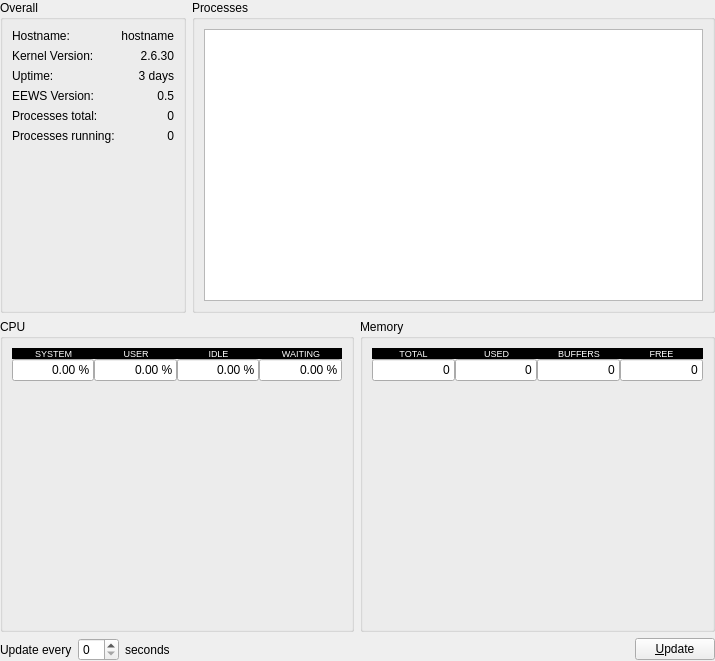
<?xml version="1.0" encoding="UTF-8"?>
<ui version="4.0">
 <class>serverTab</class>
 <widget class="QWidget" name="serverTab">
  <property name="geometry">
   <rect>
    <x>0</x>
    <y>0</y>
    <width>715</width>
    <height>661</height>
   </rect>
  </property>
  <property name="windowTitle">
   <string>Form</string>
  </property>
  <layout class="QVBoxLayout" name="verticalLayout_7">
   <property name="spacing">
    <number>-1</number>
   </property>
   <property name="margin">
    <number>0</number>
   </property>
   <item>
    <layout class="QHBoxLayout" name="horizontalLayout_11">
     <property name="spacing">
      <number>-1</number>
     </property>
     <item>
      <widget class="QGroupBox" name="groupBox_3">
       <property name="sizePolicy">
        <sizepolicy hsizetype="Maximum" vsizetype="Preferred">
         <horstretch>0</horstretch>
         <verstretch>0</verstretch>
        </sizepolicy>
       </property>
       <property name="title">
        <string>Overall</string>
       </property>
       <layout class="QGridLayout" name="gridLayout_2">
        <item row="0" column="0">
         <layout class="QHBoxLayout" name="horizontalLayout_10">
          <item>
           <layout class="QVBoxLayout" name="verticalLayout_6">
            <item>
             <widget class="QLabel" name="label_11">
              <property name="sizePolicy">
               <sizepolicy hsizetype="Preferred" vsizetype="Preferred">
                <horstretch>0</horstretch>
                <verstretch>0</verstretch>
               </sizepolicy>
              </property>
              <property name="text">
               <string>Hostname:</string>
              </property>
             </widget>
            </item>
            <item>
             <widget class="QLabel" name="label_14">
              <property name="sizePolicy">
               <sizepolicy hsizetype="Preferred" vsizetype="Preferred">
                <horstretch>0</horstretch>
                <verstretch>0</verstretch>
               </sizepolicy>
              </property>
              <property name="text">
               <string>Kernel Version:</string>
              </property>
             </widget>
            </item>
            <item>
             <widget class="QLabel" name="label_12">
              <property name="sizePolicy">
               <sizepolicy hsizetype="Preferred" vsizetype="Preferred">
                <horstretch>0</horstretch>
                <verstretch>0</verstretch>
               </sizepolicy>
              </property>
              <property name="text">
               <string>Uptime:</string>
              </property>
             </widget>
            </item>
            <item>
             <widget class="QLabel" name="label_13">
              <property name="sizePolicy">
               <sizepolicy hsizetype="Preferred" vsizetype="Preferred">
                <horstretch>0</horstretch>
                <verstretch>0</verstretch>
               </sizepolicy>
              </property>
              <property name="text">
               <string>EEWS Version:</string>
              </property>
             </widget>
            </item>
            <item>
             <widget class="QLabel" name="label_16">
              <property name="sizePolicy">
               <sizepolicy hsizetype="Preferred" vsizetype="Preferred">
                <horstretch>0</horstretch>
                <verstretch>0</verstretch>
               </sizepolicy>
              </property>
              <property name="text">
               <string>Processes total:</string>
              </property>
             </widget>
            </item>
            <item>
             <widget class="QLabel" name="label_17">
              <property name="text">
               <string>Processes running:</string>
              </property>
             </widget>
            </item>
           </layout>
          </item>
          <item>
           <layout class="QVBoxLayout" name="verticalLayout_5">
            <item>
             <widget class="QLabel" name="hostnameLabel">
              <property name="sizePolicy">
               <sizepolicy hsizetype="Preferred" vsizetype="Preferred">
                <horstretch>0</horstretch>
                <verstretch>0</verstretch>
               </sizepolicy>
              </property>
              <property name="text">
               <string>hostname</string>
              </property>
              <property name="alignment">
               <set>Qt::AlignRight|Qt::AlignTrailing|Qt::AlignVCenter</set>
              </property>
             </widget>
            </item>
            <item>
             <widget class="QLabel" name="kernelLabel">
              <property name="sizePolicy">
               <sizepolicy hsizetype="Preferred" vsizetype="Preferred">
                <horstretch>0</horstretch>
                <verstretch>0</verstretch>
               </sizepolicy>
              </property>
              <property name="text">
               <string>2.6.30</string>
              </property>
              <property name="alignment">
               <set>Qt::AlignRight|Qt::AlignTrailing|Qt::AlignVCenter</set>
              </property>
             </widget>
            </item>
            <item>
             <widget class="QLabel" name="uptimeLabel">
              <property name="sizePolicy">
               <sizepolicy hsizetype="Preferred" vsizetype="Preferred">
                <horstretch>0</horstretch>
                <verstretch>0</verstretch>
               </sizepolicy>
              </property>
              <property name="text">
               <string>3 days</string>
              </property>
              <property name="alignment">
               <set>Qt::AlignRight|Qt::AlignTrailing|Qt::AlignVCenter</set>
              </property>
             </widget>
            </item>
            <item>
             <widget class="QLabel" name="eewsLabel">
              <property name="sizePolicy">
               <sizepolicy hsizetype="Preferred" vsizetype="Preferred">
                <horstretch>0</horstretch>
                <verstretch>0</verstretch>
               </sizepolicy>
              </property>
              <property name="text">
               <string>0.5</string>
              </property>
              <property name="alignment">
               <set>Qt::AlignRight|Qt::AlignTrailing|Qt::AlignVCenter</set>
              </property>
             </widget>
            </item>
            <item>
             <widget class="QLabel" name="processesTotalLabel">
              <property name="sizePolicy">
               <sizepolicy hsizetype="Preferred" vsizetype="Preferred">
                <horstretch>0</horstretch>
                <verstretch>0</verstretch>
               </sizepolicy>
              </property>
              <property name="text">
               <string>0</string>
              </property>
              <property name="alignment">
               <set>Qt::AlignRight|Qt::AlignTrailing|Qt::AlignVCenter</set>
              </property>
             </widget>
            </item>
            <item>
             <widget class="QLabel" name="processesRunningLabel">
              <property name="text">
               <string>0</string>
              </property>
              <property name="alignment">
               <set>Qt::AlignRight|Qt::AlignTrailing|Qt::AlignVCenter</set>
              </property>
             </widget>
            </item>
           </layout>
          </item>
         </layout>
        </item>
        <item row="1" column="0">
         <spacer name="verticalSpacer">
          <property name="orientation">
           <enum>Qt::Vertical</enum>
          </property>
          <property name="sizeHint" stdset="0">
           <size>
            <width>20</width>
            <height>40</height>
           </size>
          </property>
         </spacer>
        </item>
       </layout>
      </widget>
     </item>
     <item>
      <widget class="QGroupBox" name="groupBox_4">
       <property name="sizePolicy">
        <sizepolicy hsizetype="MinimumExpanding" vsizetype="Preferred">
         <horstretch>0</horstretch>
         <verstretch>0</verstretch>
        </sizepolicy>
       </property>
       <property name="title">
        <string>Processes</string>
       </property>
       <layout class="QGridLayout" name="gridLayout">
        <item row="0" column="0">
         <widget class="QTableView" name="processView"/>
        </item>
       </layout>
      </widget>
     </item>
    </layout>
   </item>
   <item>
    <layout class="QHBoxLayout" name="horizontalLayout">
     <property name="spacing">
      <number>-1</number>
     </property>
     <item>
      <widget class="QGroupBox" name="groupBox">
       <property name="sizePolicy">
        <sizepolicy hsizetype="Preferred" vsizetype="Expanding">
         <horstretch>0</horstretch>
         <verstretch>0</verstretch>
        </sizepolicy>
       </property>
       <property name="title">
        <string>CPU</string>
       </property>
       <layout class="QVBoxLayout" name="verticalLayout_2">
        <item>
         <layout class="QHBoxLayout" name="horizontalLayout_6">
          <property name="spacing">
           <number>0</number>
          </property>
          <item>
           <spacer name="horizontalSpacer_3">
            <property name="orientation">
             <enum>Qt::Horizontal</enum>
            </property>
            <property name="sizeType">
             <enum>QSizePolicy::Expanding</enum>
            </property>
            <property name="sizeHint" stdset="0">
             <size>
              <width>40</width>
              <height>20</height>
             </size>
            </property>
           </spacer>
          </item>
          <item>
           <layout class="QVBoxLayout" name="verticalLayout">
            <property name="spacing">
             <number>0</number>
            </property>
            <item>
             <layout class="QHBoxLayout" name="horizontalLayout_5">
              <property name="spacing">
               <number>0</number>
              </property>
              <item>
               <widget class="QLabel" name="label_3">
                <property name="sizePolicy">
                 <sizepolicy hsizetype="Expanding" vsizetype="Preferred">
                  <horstretch>0</horstretch>
                  <verstretch>0</verstretch>
                 </sizepolicy>
                </property>
                <property name="font">
                 <font>
                  <pointsize>7</pointsize>
                 </font>
                </property>
                <property name="styleSheet">
                 <string>background-color: black; color: white ;</string>
                </property>
                <property name="text">
                 <string>SYSTEM</string>
                </property>
                <property name="alignment">
                 <set>Qt::AlignCenter</set>
                </property>
               </widget>
              </item>
              <item>
               <widget class="QLabel" name="label_4">
                <property name="sizePolicy">
                 <sizepolicy hsizetype="Expanding" vsizetype="Preferred">
                  <horstretch>0</horstretch>
                  <verstretch>0</verstretch>
                 </sizepolicy>
                </property>
                <property name="font">
                 <font>
                  <pointsize>7</pointsize>
                 </font>
                </property>
                <property name="styleSheet">
                 <string>background-color: black; color: white ;</string>
                </property>
                <property name="text">
                 <string>USER</string>
                </property>
                <property name="alignment">
                 <set>Qt::AlignCenter</set>
                </property>
               </widget>
              </item>
              <item>
               <widget class="QLabel" name="label_5">
                <property name="sizePolicy">
                 <sizepolicy hsizetype="Expanding" vsizetype="Preferred">
                  <horstretch>0</horstretch>
                  <verstretch>0</verstretch>
                 </sizepolicy>
                </property>
                <property name="font">
                 <font>
                  <pointsize>7</pointsize>
                 </font>
                </property>
                <property name="styleSheet">
                 <string>background-color: black; color: white ;</string>
                </property>
                <property name="text">
                 <string>IDLE</string>
                </property>
                <property name="alignment">
                 <set>Qt::AlignCenter</set>
                </property>
               </widget>
              </item>
              <item>
               <widget class="QLabel" name="label_6">
                <property name="sizePolicy">
                 <sizepolicy hsizetype="Expanding" vsizetype="Preferred">
                  <horstretch>0</horstretch>
                  <verstretch>0</verstretch>
                 </sizepolicy>
                </property>
                <property name="font">
                 <font>
                  <pointsize>7</pointsize>
                 </font>
                </property>
                <property name="styleSheet">
                 <string>background-color: black; color: white ;</string>
                </property>
                <property name="text">
                 <string>WAITING</string>
                </property>
                <property name="alignment">
                 <set>Qt::AlignCenter</set>
                </property>
               </widget>
              </item>
             </layout>
            </item>
            <item>
             <layout class="QHBoxLayout" name="horizontalLayout_3">
              <property name="spacing">
               <number>0</number>
              </property>
              <item>
               <widget class="QLineEdit" name="systemCPULabel">
                <property name="sizePolicy">
                 <sizepolicy hsizetype="Expanding" vsizetype="Fixed">
                  <horstretch>0</horstretch>
                  <verstretch>0</verstretch>
                 </sizepolicy>
                </property>
                <property name="text">
                 <string>0.00 %</string>
                </property>
                <property name="maxLength">
                 <number>32767</number>
                </property>
                <property name="frame">
                 <bool>true</bool>
                </property>
                <property name="alignment">
                 <set>Qt::AlignRight|Qt::AlignTrailing|Qt::AlignVCenter</set>
                </property>
                <property name="readOnly">
                 <bool>true</bool>
                </property>
               </widget>
              </item>
              <item>
               <widget class="QLineEdit" name="userCPULabel">
                <property name="sizePolicy">
                 <sizepolicy hsizetype="Expanding" vsizetype="Fixed">
                  <horstretch>0</horstretch>
                  <verstretch>0</verstretch>
                 </sizepolicy>
                </property>
                <property name="text">
                 <string>0.00 %</string>
                </property>
                <property name="maxLength">
                 <number>32767</number>
                </property>
                <property name="frame">
                 <bool>true</bool>
                </property>
                <property name="alignment">
                 <set>Qt::AlignRight|Qt::AlignTrailing|Qt::AlignVCenter</set>
                </property>
                <property name="readOnly">
                 <bool>true</bool>
                </property>
               </widget>
              </item>
              <item>
               <widget class="QLineEdit" name="idleCPULabel">
                <property name="sizePolicy">
                 <sizepolicy hsizetype="Expanding" vsizetype="Fixed">
                  <horstretch>0</horstretch>
                  <verstretch>0</verstretch>
                 </sizepolicy>
                </property>
                <property name="text">
                 <string>0.00 %</string>
                </property>
                <property name="maxLength">
                 <number>32767</number>
                </property>
                <property name="frame">
                 <bool>true</bool>
                </property>
                <property name="alignment">
                 <set>Qt::AlignRight|Qt::AlignTrailing|Qt::AlignVCenter</set>
                </property>
                <property name="readOnly">
                 <bool>true</bool>
                </property>
               </widget>
              </item>
              <item>
               <widget class="QLineEdit" name="waitingCPULabel">
                <property name="sizePolicy">
                 <sizepolicy hsizetype="Expanding" vsizetype="Fixed">
                  <horstretch>0</horstretch>
                  <verstretch>0</verstretch>
                 </sizepolicy>
                </property>
                <property name="text">
                 <string>0.00 %</string>
                </property>
                <property name="maxLength">
                 <number>32767</number>
                </property>
                <property name="frame">
                 <bool>true</bool>
                </property>
                <property name="alignment">
                 <set>Qt::AlignRight|Qt::AlignTrailing|Qt::AlignVCenter</set>
                </property>
                <property name="readOnly">
                 <bool>true</bool>
                </property>
               </widget>
              </item>
             </layout>
            </item>
           </layout>
          </item>
          <item>
           <spacer name="horizontalSpacer_2">
            <property name="orientation">
             <enum>Qt::Horizontal</enum>
            </property>
            <property name="sizeType">
             <enum>QSizePolicy::Expanding</enum>
            </property>
            <property name="sizeHint" stdset="0">
             <size>
              <width>40</width>
              <height>20</height>
             </size>
            </property>
           </spacer>
          </item>
         </layout>
        </item>
        <item>
         <widget class="QwtPlot" name="cpuPlot">
          <property name="sizePolicy">
           <sizepolicy hsizetype="Expanding" vsizetype="Expanding">
            <horstretch>0</horstretch>
            <verstretch>0</verstretch>
           </sizepolicy>
          </property>
         </widget>
        </item>
       </layout>
      </widget>
     </item>
     <item>
      <widget class="QGroupBox" name="groupBox_2">
       <property name="sizePolicy">
        <sizepolicy hsizetype="Preferred" vsizetype="Expanding">
         <horstretch>0</horstretch>
         <verstretch>0</verstretch>
        </sizepolicy>
       </property>
       <property name="title">
        <string>Memory</string>
       </property>
       <layout class="QVBoxLayout" name="verticalLayout_4">
        <item>
         <layout class="QHBoxLayout" name="horizontalLayout_8">
          <property name="spacing">
           <number>0</number>
          </property>
          <item>
           <spacer name="horizontalSpacer_4">
            <property name="orientation">
             <enum>Qt::Horizontal</enum>
            </property>
            <property name="sizeHint" stdset="0">
             <size>
              <width>40</width>
              <height>20</height>
             </size>
            </property>
           </spacer>
          </item>
          <item>
           <layout class="QVBoxLayout" name="verticalLayout_3">
            <property name="spacing">
             <number>0</number>
            </property>
            <item>
             <layout class="QHBoxLayout" name="horizontalLayout_7">
              <property name="spacing">
               <number>0</number>
              </property>
              <item>
               <widget class="QLabel" name="label_7">
                <property name="sizePolicy">
                 <sizepolicy hsizetype="Expanding" vsizetype="Preferred">
                  <horstretch>0</horstretch>
                  <verstretch>0</verstretch>
                 </sizepolicy>
                </property>
                <property name="font">
                 <font>
                  <pointsize>7</pointsize>
                 </font>
                </property>
                <property name="styleSheet">
                 <string>background-color: black; color: white ;</string>
                </property>
                <property name="text">
                 <string>TOTAL</string>
                </property>
                <property name="alignment">
                 <set>Qt::AlignCenter</set>
                </property>
               </widget>
              </item>
              <item>
               <widget class="QLabel" name="label_8">
                <property name="sizePolicy">
                 <sizepolicy hsizetype="Expanding" vsizetype="Preferred">
                  <horstretch>0</horstretch>
                  <verstretch>0</verstretch>
                 </sizepolicy>
                </property>
                <property name="font">
                 <font>
                  <pointsize>7</pointsize>
                 </font>
                </property>
                <property name="styleSheet">
                 <string>background-color: black; color: white ;</string>
                </property>
                <property name="text">
                 <string>USED</string>
                </property>
                <property name="alignment">
                 <set>Qt::AlignCenter</set>
                </property>
               </widget>
              </item>
              <item>
               <widget class="QLabel" name="label_10">
                <property name="sizePolicy">
                 <sizepolicy hsizetype="Expanding" vsizetype="Preferred">
                  <horstretch>0</horstretch>
                  <verstretch>0</verstretch>
                 </sizepolicy>
                </property>
                <property name="font">
                 <font>
                  <pointsize>7</pointsize>
                 </font>
                </property>
                <property name="styleSheet">
                 <string>background-color: black; color: white ;</string>
                </property>
                <property name="text">
                 <string>BUFFERS</string>
                </property>
                <property name="alignment">
                 <set>Qt::AlignCenter</set>
                </property>
               </widget>
              </item>
              <item>
               <widget class="QLabel" name="label_9">
                <property name="sizePolicy">
                 <sizepolicy hsizetype="Expanding" vsizetype="Preferred">
                  <horstretch>0</horstretch>
                  <verstretch>0</verstretch>
                 </sizepolicy>
                </property>
                <property name="font">
                 <font>
                  <pointsize>7</pointsize>
                 </font>
                </property>
                <property name="styleSheet">
                 <string>background-color: black; color: white ;</string>
                </property>
                <property name="text">
                 <string>FREE</string>
                </property>
                <property name="alignment">
                 <set>Qt::AlignCenter</set>
                </property>
               </widget>
              </item>
             </layout>
            </item>
            <item>
             <layout class="QHBoxLayout" name="horizontalLayout_4">
              <property name="spacing">
               <number>0</number>
              </property>
              <item>
               <widget class="QLineEdit" name="totalMemLabel">
                <property name="sizePolicy">
                 <sizepolicy hsizetype="Expanding" vsizetype="Fixed">
                  <horstretch>0</horstretch>
                  <verstretch>0</verstretch>
                 </sizepolicy>
                </property>
                <property name="inputMask">
                 <string notr="true"/>
                </property>
                <property name="text">
                 <string notr="true">0</string>
                </property>
                <property name="maxLength">
                 <number>32767</number>
                </property>
                <property name="frame">
                 <bool>true</bool>
                </property>
                <property name="alignment">
                 <set>Qt::AlignRight|Qt::AlignTrailing|Qt::AlignVCenter</set>
                </property>
                <property name="readOnly">
                 <bool>true</bool>
                </property>
               </widget>
              </item>
              <item>
               <widget class="QLineEdit" name="usedMemLabel">
                <property name="sizePolicy">
                 <sizepolicy hsizetype="Expanding" vsizetype="Fixed">
                  <horstretch>0</horstretch>
                  <verstretch>0</verstretch>
                 </sizepolicy>
                </property>
                <property name="inputMask">
                 <string notr="true"/>
                </property>
                <property name="text">
                 <string notr="true">0</string>
                </property>
                <property name="maxLength">
                 <number>32767</number>
                </property>
                <property name="frame">
                 <bool>true</bool>
                </property>
                <property name="alignment">
                 <set>Qt::AlignRight|Qt::AlignTrailing|Qt::AlignVCenter</set>
                </property>
                <property name="readOnly">
                 <bool>true</bool>
                </property>
               </widget>
              </item>
              <item>
               <widget class="QLineEdit" name="buffersMemLabel">
                <property name="sizePolicy">
                 <sizepolicy hsizetype="Expanding" vsizetype="Fixed">
                  <horstretch>0</horstretch>
                  <verstretch>0</verstretch>
                 </sizepolicy>
                </property>
                <property name="inputMask">
                 <string notr="true"/>
                </property>
                <property name="text">
                 <string notr="true">0</string>
                </property>
                <property name="maxLength">
                 <number>32767</number>
                </property>
                <property name="frame">
                 <bool>true</bool>
                </property>
                <property name="alignment">
                 <set>Qt::AlignRight|Qt::AlignTrailing|Qt::AlignVCenter</set>
                </property>
                <property name="readOnly">
                 <bool>true</bool>
                </property>
               </widget>
              </item>
              <item>
               <widget class="QLineEdit" name="freeMemLabel">
                <property name="sizePolicy">
                 <sizepolicy hsizetype="Expanding" vsizetype="Fixed">
                  <horstretch>0</horstretch>
                  <verstretch>0</verstretch>
                 </sizepolicy>
                </property>
                <property name="inputMask">
                 <string notr="true"/>
                </property>
                <property name="text">
                 <string notr="true">0</string>
                </property>
                <property name="maxLength">
                 <number>32767</number>
                </property>
                <property name="frame">
                 <bool>true</bool>
                </property>
                <property name="alignment">
                 <set>Qt::AlignRight|Qt::AlignTrailing|Qt::AlignVCenter</set>
                </property>
                <property name="readOnly">
                 <bool>true</bool>
                </property>
               </widget>
              </item>
             </layout>
            </item>
           </layout>
          </item>
          <item>
           <spacer name="horizontalSpacer_5">
            <property name="orientation">
             <enum>Qt::Horizontal</enum>
            </property>
            <property name="sizeHint" stdset="0">
             <size>
              <width>40</width>
              <height>20</height>
             </size>
            </property>
           </spacer>
          </item>
         </layout>
        </item>
        <item>
         <widget class="QwtPlot" name="memPlot">
          <property name="sizePolicy">
           <sizepolicy hsizetype="Expanding" vsizetype="Expanding">
            <horstretch>0</horstretch>
            <verstretch>0</verstretch>
           </sizepolicy>
          </property>
         </widget>
        </item>
       </layout>
      </widget>
     </item>
    </layout>
   </item>
   <item>
    <layout class="QHBoxLayout" name="horizontalLayout_2">
     <item>
      <widget class="QLabel" name="label">
       <property name="text">
        <string>Update every</string>
       </property>
      </widget>
     </item>
     <item>
      <widget class="QSpinBox" name="updateTime"/>
     </item>
     <item>
      <widget class="QLabel" name="label_2">
       <property name="text">
        <string>seconds</string>
       </property>
      </widget>
     </item>
     <item>
      <spacer name="horizontalSpacer">
       <property name="orientation">
        <enum>Qt::Horizontal</enum>
       </property>
       <property name="sizeType">
        <enum>QSizePolicy::MinimumExpanding</enum>
       </property>
       <property name="sizeHint" stdset="0">
        <size>
         <width>40</width>
         <height>20</height>
        </size>
       </property>
      </spacer>
     </item>
     <item>
      <widget class="QPushButton" name="updateButton">
       <property name="text">
        <string>&amp;Update</string>
       </property>
      </widget>
     </item>
    </layout>
   </item>
  </layout>
 </widget>
 <customwidgets>
  <customwidget>
   <class>QwtPlot</class>
   <extends>QFrame</extends>
   <header>qwt_plot.h</header>
  </customwidget>
 </customwidgets>
 <resources/>
 <connections/>
</ui>
